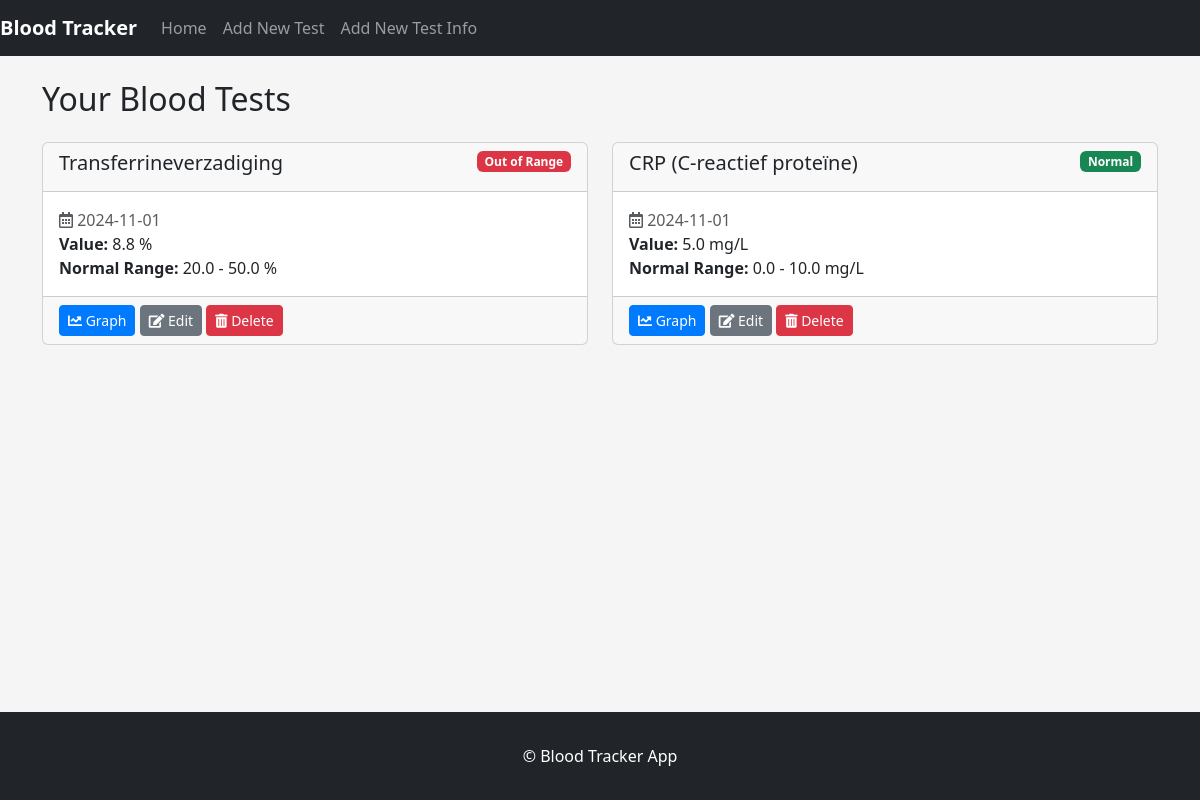
Before: / with the older database file.
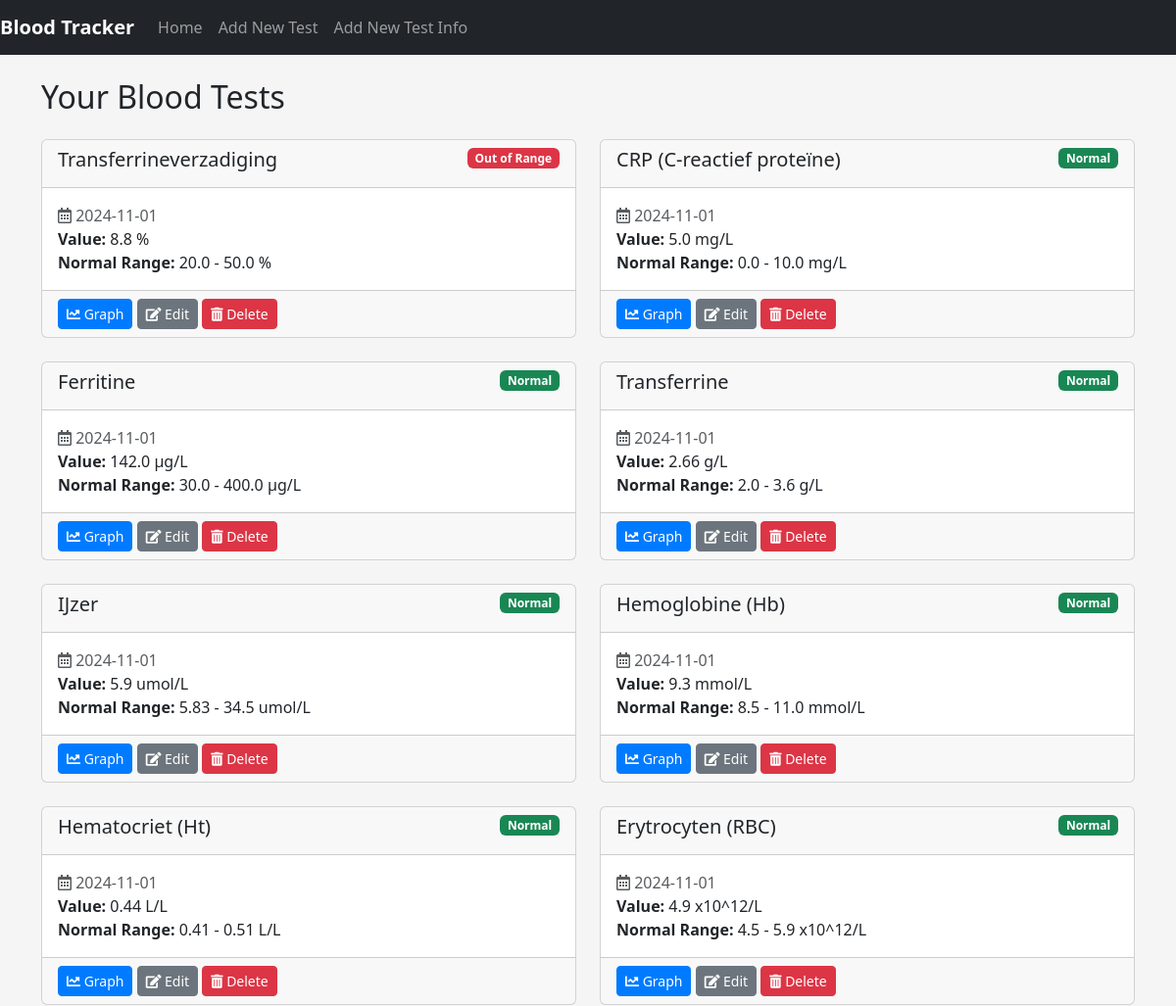
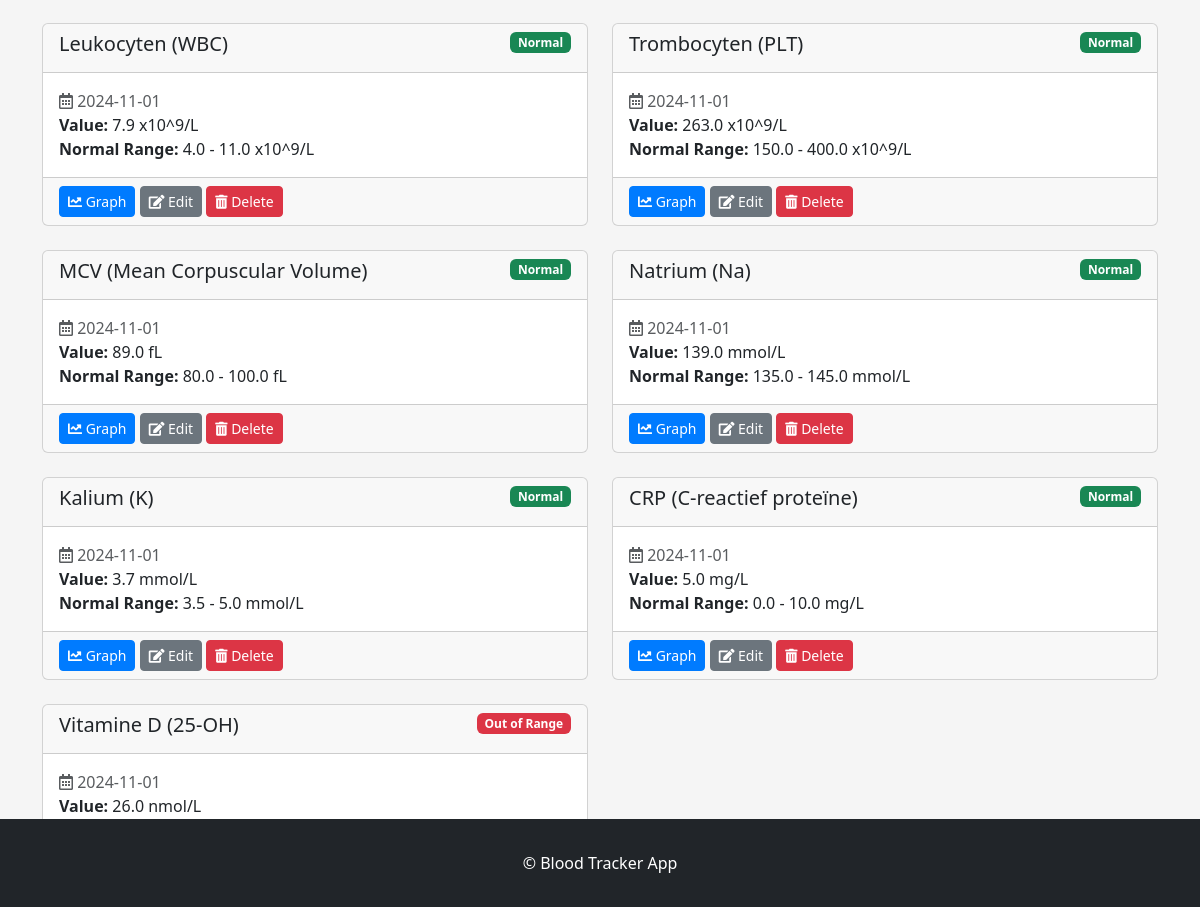
After: the same page with the newer database file (2 pictures, top to bottom).
### models.py (models this page shows)
class BloodTest(db.Model):
    id = db.Column(db.Integer, primary_key=True)
    test_name = db.Column(db.String(100), nullable=False)
    value = db.Column(db.Float, nullable=False)
    unit = db.Column(db.String(20), nullable=False)
    date = db.Column(db.Date, nullable=False)
    normal_min = db.Column(db.Float, nullable=False)
    normal_max = db.Column(db.Float, nullable=False)

### app.py (the view)
@app.route('/')
def index():
    tests = BloodTest.query.order_by(BloodTest.date.desc()).all()
    test_types = set(test.test_name for test in tests)
    return render_template('index.html', tests=tests, test_types=test_types)

### templates/index.html (shortened to what this page needs)
{% extends 'base.html' %}
{% block content %}
<h2 class="mb-4">Your Blood Tests</h2>
{% if tests %}
    <div class="row row-cols-1 row-cols-md-2 g-4">
  {% for test in tests %}
  <div class="col">
    <div class="card h-100">
      <div class="card-header d-flex justify-content-between ">
        <h5 class="card-title" style="display: inline">{{ test.test_name }}</h5>
      {% if test.normal_min is not none and test.normal_max is not none %}
            {% if test.normal_min <= test.value <= test.normal_max %}
              <span class="badge bg-success align-right align-self-start">Normal</span>
            {% else %}
              <span class="badge bg-danger align-self-start">Out of Range</span>
            {% endif %}
          {% else %}
            N/A
          {% endif %}
      </div>
    <div class="card-body">
        <p class="card-text">
          <span class="text-muted align-self-start"><i class="far fa-calendar-alt"></i> {{ test.date.strftime('%Y-%m-%d') }}</span><br>
          <strong>Value:</strong> {{ test.value }} {{ test.unit }}<br>
          <strong>Normal Range:</strong>
          {% if test.normal_min is not none and test.normal_max is not none %}
            {{ test.normal_min }} - {{ test.normal_max }} {{ test.unit }}
          {% else %}
            {{ test.unit }}
          {% endif %}
        </p>
      </div>
      <div class="card-footer">
          <a href="{{ url_for('chart', test_name=test.test_name) }}" class="btn btn-primary btn-sm">
            <i class="fas fa-chart-line"></i> Graph
            </a>
        <a href="{{ url_for('edit_test', test_id=test.id) }}" class="btn btn-secondary btn-sm">
          <i class="fas fa-edit"></i> Edit
        </a>
        <button type="button" class="btn btn-danger btn-sm" data-bs-toggle="modal" data-bs-target="#deleteModal{{ test.id }}">
          <i class="fas fa-trash-alt"></i> Delete
        </button>
      </div>
    </div>
  </div>
  {% endfor %}
</div>
{% else %}
  <p>No tests available. <a href="{{ url_for('add_test') }}">Add a new test</a>.</p>
{% endif %}
{% endblock %}

### templates/base.html (shortened to what this page needs)
<!DOCTYPE html>
<html lang="en">
<head>
   <link
    rel="stylesheet"
    href="https://cdn.jsdelivr.net/npm/bootstrap@5.3.0/dist/css/bootstrap.min.css"
  />
  <link rel="stylesheet" href="{{ url_for('static', filename='styles.css') }}" />
<link
  href="https://cdn.jsdelivr.net/npm/select2@4.1.0-rc.0/dist/css/select2.min.css"
  rel="stylesheet"
/>
    <link
  rel="stylesheet"
  href="https://cdnjs.cloudflare.com/ajax/libs/font-awesome/5.15.1/css/all.min.css"
/>
</head>
<body>
  <nav class="navbar navbar-expand-lg navbar-dark bg-dark">
    <a class="navbar-brand" href="{{ url_for('index') }}">Blood Tracker</a>
    <div class="collapse navbar-collapse" id="navbarNav">
      <ul class="navbar-nav">
        <li class="nav-item {% if request.endpoint == 'index' %}active{% endif %}">
          <a class="nav-link" href="{{ url_for('index') }}">Home</a>
        </li>
        <li class="nav-item {% if request.endpoint == 'add_test' %}active{% endif %}">
          <a class="nav-link" href="{{ url_for('add_test') }}">Add New Test</a>
        </li>
      <li class="nav-item {% if request.endpoint == 'add_test_info' %}active{% endif %}">
  <a class="nav-link" href="{{ url_for('add_test_info') }}">Add New Test Info</a>
</li>
      </ul>
    </div>
  </nav>
  <div class="container mt-4">
    {% block content %}{% endblock %}
  </div>
  <footer class="footer bg-dark text-white mt-5">
    <div class="container text-center py-3">
      &copy; {{ current_year }} Blood Tracker App
    </div>
  </footer>
</body>
</html>

### static/styles.css (style rules this page uses)
body { background-color: #f5f5f5; }
.navbar-brand { font-weight: bold; }
.footer { background-color: #343a40; color: #fff; padding: 1rem 0; position: fixed; bottom: 0; width: 100%; }
.btn-primary { background-color: #007bff; border-color: #007bff; }

Changed rows visible on the page:
added BloodTest: test_name "Ferritine", shows "Normal", date "2024-11-01", value "142.0", unit "µg/L", normal_min "30.0", normal_max "400.0"
added BloodTest: test_name "Transferrine", shows "Normal", date "2024-11-01", value "2.66", unit "g/L", normal_min "2.0", normal_max "3.6"
added BloodTest: test_name "IJzer", shows "Normal", date "2024-11-01", value "5.9", unit "umol/L", normal_min "5.83", normal_max "34.5"
added BloodTest: test_name "Hemoglobine (Hb)", shows "Normal", date "2024-11-01", value "9.3", unit "mmol/L", normal_min "8.5", normal_max "11.0"
added BloodTest: test_name "Hematocriet (Ht)", shows "Normal", date "2024-11-01", value "0.44", unit "L/L", normal_min "0.41", normal_max "0.51"
added BloodTest: test_name "Erytrocyten (RBC)", shows "Normal", date "2024-11-01", value "4.9", unit "x10^12/L", normal_min "4.5", normal_max "5.9"
added BloodTest: test_name "Leukocyten (WBC)", shows "Normal", date "2024-11-01", value "7.9", unit "x10^9/L", normal_min "4.0", normal_max "11.0"
added BloodTest: test_name "Trombocyten (PLT)", shows "Normal", date "2024-11-01", value "263.0", unit "x10^9/L", normal_min "150.0", normal_max "400.0"
added BloodTest: test_name "MCV (Mean Corpuscular Volume)", shows "Normal", date "2024-11-01", value "89.0", unit "fL", normal_min "80.0", normal_max "100.0"
added BloodTest: test_name "Natrium (Na)", shows "Normal", date "2024-11-01", value "139.0", unit "mmol/L", normal_min "135.0", normal_max "145.0"
added BloodTest: test_name "Kalium (K)", shows "Normal", date "2024-11-01", value "3.7", unit "mmol/L", normal_min "3.5", normal_max "5.0"
added BloodTest: test_name "CRP (C-reactief proteïne)", shows "Normal", date "2024-11-01", value "5.0", unit "mg/L", normal_min "0.0", normal_max "10.0"
added BloodTest: test_name "Vitamine D (25-OH)", normal_min "Out of Range", date "2024-11-01", value "26.0", unit "nmol/L"
